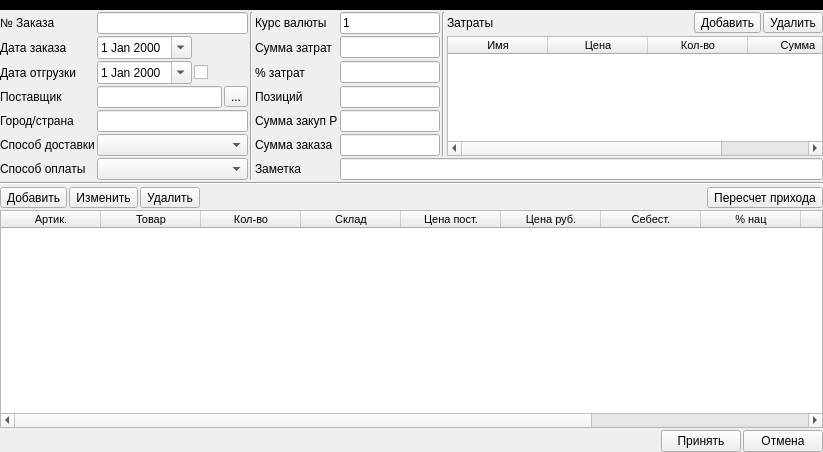
<?xml version="1.0" encoding="UTF-8"?>
<ui version="4.0">
 <class>MainWindow</class>
 <widget class="QMainWindow" name="MainWindow">
  <property name="geometry">
   <rect>
    <x>0</x>
    <y>0</y>
    <width>823</width>
    <height>452</height>
   </rect>
  </property>
  <property name="windowTitle">
   <string>Приход</string>
  </property>
  <widget class="QWidget" name="centralwidget">
   <layout class="QGridLayout" name="gridLayout_2">
    <property name="leftMargin">
     <number>0</number>
    </property>
    <property name="topMargin">
     <number>0</number>
    </property>
    <property name="rightMargin">
     <number>0</number>
    </property>
    <property name="bottomMargin">
     <number>0</number>
    </property>
    <property name="spacing">
     <number>2</number>
    </property>
    <item row="4" column="0">
     <widget class="QTableWidget" name="tw_position">
      <property name="font">
       <font>
        <family>Tahoma</family>
        <pointsize>8</pointsize>
       </font>
      </property>
      <property name="editTriggers">
       <set>QAbstractItemView::NoEditTriggers</set>
      </property>
      <property name="alternatingRowColors">
       <bool>true</bool>
      </property>
      <property name="selectionBehavior">
       <enum>QAbstractItemView::SelectRows</enum>
      </property>
      <attribute name="verticalHeaderVisible">
       <bool>true</bool>
      </attribute>
      <attribute name="verticalHeaderDefaultSectionSize">
       <number>20</number>
      </attribute>
      <attribute name="verticalHeaderMinimumSectionSize">
       <number>18</number>
      </attribute>
      <column>
       <property name="text">
        <string>Артик.</string>
       </property>
      </column>
      <column>
       <property name="text">
        <string>Товар</string>
       </property>
      </column>
      <column>
       <property name="text">
        <string>Кол-во</string>
       </property>
      </column>
      <column>
       <property name="text">
        <string>Склад</string>
       </property>
      </column>
      <column>
       <property name="text">
        <string>Цена пост.</string>
       </property>
      </column>
      <column>
       <property name="text">
        <string>Цена руб.</string>
       </property>
      </column>
      <column>
       <property name="text">
        <string>Себест.</string>
       </property>
      </column>
      <column>
       <property name="text">
        <string>% нац</string>
       </property>
      </column>
      <column>
       <property name="text">
        <string>Цена прод.</string>
       </property>
      </column>
      <column>
       <property name="text">
        <string>Сум. закуп.</string>
       </property>
      </column>
      <column>
       <property name="text">
        <string>Сум. себес.</string>
       </property>
      </column>
     </widget>
    </item>
    <item row="3" column="0">
     <layout class="QHBoxLayout" name="horizontalLayout_12">
      <property name="spacing">
       <number>2</number>
      </property>
      <item>
       <widget class="QToolButton" name="toolButton_11">
        <property name="text">
         <string>Добавить</string>
        </property>
       </widget>
      </item>
      <item>
       <widget class="QToolButton" name="toolButton_12">
        <property name="text">
         <string>Изменить</string>
        </property>
       </widget>
      </item>
      <item>
       <widget class="QToolButton" name="toolButton_13">
        <property name="text">
         <string>Удалить</string>
        </property>
       </widget>
      </item>
      <item>
       <spacer name="horizontalSpacer">
        <property name="orientation">
         <enum>Qt::Horizontal</enum>
        </property>
        <property name="sizeHint" stdset="0">
         <size>
          <width>40</width>
          <height>20</height>
         </size>
        </property>
       </spacer>
      </item>
      <item>
       <widget class="QToolButton" name="pb_calc">
        <property name="styleSheet">
         <string notr="true"/>
        </property>
        <property name="text">
         <string>Пересчет прихода</string>
        </property>
       </widget>
      </item>
     </layout>
    </item>
    <item row="1" column="0">
     <layout class="QGridLayout" name="gridLayout" rowstretch="0,0,0,0,0,0,0,0" columnstretch="0,0,0,0,0,0,1">
      <property name="spacing">
       <number>2</number>
      </property>
      <item row="5" column="1">
       <widget class="QLineEdit" name="le_city">
        <property name="readOnly">
         <bool>true</bool>
        </property>
       </widget>
      </item>
      <item row="6" column="1">
       <widget class="QComboBox" name="cb_shipping_method"/>
      </item>
      <item row="4" column="1">
       <layout class="QHBoxLayout" name="horizontalLayout_5">
        <property name="spacing">
         <number>2</number>
        </property>
        <item>
         <widget class="QLineEdit" name="le_vendor">
          <property name="maximumSize">
           <size>
            <width>130</width>
            <height>16777215</height>
           </size>
          </property>
          <property name="readOnly">
           <bool>true</bool>
          </property>
         </widget>
        </item>
        <item>
         <widget class="QToolButton" name="toolButton_5">
          <property name="text">
           <string>...</string>
          </property>
         </widget>
        </item>
       </layout>
      </item>
      <item row="1" column="0">
       <widget class="QLabel" name="label">
        <property name="text">
         <string>№ Заказа</string>
        </property>
       </widget>
      </item>
      <item row="3" column="0">
       <widget class="QLabel" name="label_14">
        <property name="text">
         <string>Дата отгрузки</string>
        </property>
       </widget>
      </item>
      <item row="7" column="4" colspan="3">
       <widget class="QLineEdit" name="le_note"/>
      </item>
      <item row="1" column="1">
       <widget class="QLineEdit" name="le_id">
        <property name="sizePolicy">
         <sizepolicy hsizetype="Expanding" vsizetype="Fixed">
          <horstretch>0</horstretch>
          <verstretch>0</verstretch>
         </sizepolicy>
        </property>
        <property name="maximumSize">
         <size>
          <width>157</width>
          <height>16777215</height>
         </size>
        </property>
        <property name="readOnly">
         <bool>true</bool>
        </property>
       </widget>
      </item>
      <item row="1" column="2" rowspan="7">
       <widget class="Line" name="line">
        <property name="sizePolicy">
         <sizepolicy hsizetype="Fixed" vsizetype="Minimum">
          <horstretch>0</horstretch>
          <verstretch>0</verstretch>
         </sizepolicy>
        </property>
        <property name="orientation">
         <enum>Qt::Vertical</enum>
        </property>
       </widget>
      </item>
      <item row="2" column="4">
       <widget class="QLineEdit" name="le_cost_sum">
        <property name="maximumSize">
         <size>
          <width>100</width>
          <height>16777215</height>
         </size>
        </property>
        <property name="readOnly">
         <bool>true</bool>
        </property>
       </widget>
      </item>
      <item row="1" column="4">
       <widget class="QLineEdit" name="le_rate">
        <property name="maximumSize">
         <size>
          <width>100</width>
          <height>16777215</height>
         </size>
        </property>
        <property name="text">
         <string>1</string>
        </property>
       </widget>
      </item>
      <item row="2" column="0">
       <widget class="QLabel" name="label_2">
        <property name="text">
         <string>Дата заказа</string>
        </property>
       </widget>
      </item>
      <item row="6" column="3">
       <widget class="QLabel" name="label_3">
        <property name="text">
         <string>Сумма заказа</string>
        </property>
       </widget>
      </item>
      <item row="1" column="3">
       <widget class="QLabel" name="label_6">
        <property name="text">
         <string>Курс валюты</string>
        </property>
       </widget>
      </item>
      <item row="5" column="3">
       <widget class="QLabel" name="label_4">
        <property name="text">
         <string>Сумма закуп Р</string>
        </property>
       </widget>
      </item>
      <item row="2" column="6" rowspan="5">
       <widget class="QTableWidget" name="tw_cost_position">
        <property name="font">
         <font>
          <family>Tahoma</family>
          <pointsize>8</pointsize>
         </font>
        </property>
        <property name="editTriggers">
         <set>QAbstractItemView::NoEditTriggers</set>
        </property>
        <property name="alternatingRowColors">
         <bool>true</bool>
        </property>
        <property name="selectionBehavior">
         <enum>QAbstractItemView::SelectRows</enum>
        </property>
        <attribute name="verticalHeaderVisible">
         <bool>false</bool>
        </attribute>
        <attribute name="verticalHeaderDefaultSectionSize">
         <number>18</number>
        </attribute>
        <attribute name="verticalHeaderMinimumSectionSize">
         <number>16</number>
        </attribute>
        <column>
         <property name="text">
          <string>Имя</string>
         </property>
        </column>
        <column>
         <property name="text">
          <string>Цена</string>
         </property>
        </column>
        <column>
         <property name="text">
          <string>Кол-во</string>
         </property>
        </column>
        <column>
         <property name="text">
          <string>Сумма</string>
         </property>
        </column>
       </widget>
      </item>
      <item row="3" column="1">
       <layout class="QHBoxLayout" name="horizontalLayout_10">
        <item>
         <widget class="QDateEdit" name="de_date_shipping">
          <property name="enabled">
           <bool>true</bool>
          </property>
          <property name="sizePolicy">
           <sizepolicy hsizetype="Maximum" vsizetype="Fixed">
            <horstretch>0</horstretch>
            <verstretch>0</verstretch>
           </sizepolicy>
          </property>
          <property name="calendarPopup">
           <bool>true</bool>
          </property>
         </widget>
        </item>
        <item>
         <widget class="QCheckBox" name="cb_received">
          <property name="sizePolicy">
           <sizepolicy hsizetype="Maximum" vsizetype="Fixed">
            <horstretch>0</horstretch>
            <verstretch>0</verstretch>
           </sizepolicy>
          </property>
          <property name="text">
           <string/>
          </property>
         </widget>
        </item>
        <item>
         <spacer name="horizontalSpacer_3">
          <property name="orientation">
           <enum>Qt::Horizontal</enum>
          </property>
          <property name="sizeHint" stdset="0">
           <size>
            <width>40</width>
            <height>20</height>
           </size>
          </property>
         </spacer>
        </item>
       </layout>
      </item>
      <item row="3" column="4">
       <widget class="QLineEdit" name="le_cost_percent">
        <property name="maximumSize">
         <size>
          <width>100</width>
          <height>16777215</height>
         </size>
        </property>
        <property name="readOnly">
         <bool>true</bool>
        </property>
       </widget>
      </item>
      <item row="1" column="5" rowspan="6">
       <widget class="Line" name="line_2">
        <property name="orientation">
         <enum>Qt::Vertical</enum>
        </property>
       </widget>
      </item>
      <item row="6" column="4">
       <widget class="QLineEdit" name="le_sum_all">
        <property name="maximumSize">
         <size>
          <width>100</width>
          <height>16777215</height>
         </size>
        </property>
        <property name="readOnly">
         <bool>true</bool>
        </property>
       </widget>
      </item>
      <item row="7" column="3">
       <widget class="QLabel" name="label_7">
        <property name="text">
         <string>Заметка</string>
        </property>
       </widget>
      </item>
      <item row="5" column="4">
       <widget class="QLineEdit" name="le_sum_ru">
        <property name="maximumSize">
         <size>
          <width>100</width>
          <height>16777215</height>
         </size>
        </property>
        <property name="readOnly">
         <bool>true</bool>
        </property>
       </widget>
      </item>
      <item row="4" column="0">
       <widget class="QLabel" name="label_9">
        <property name="text">
         <string>Поставщик</string>
        </property>
       </widget>
      </item>
      <item row="1" column="6">
       <layout class="QHBoxLayout" name="horizontalLayout_11">
        <property name="spacing">
         <number>2</number>
        </property>
        <item>
         <widget class="QLabel" name="label_15">
          <property name="text">
           <string>Затраты</string>
          </property>
          <property name="alignment">
           <set>Qt::AlignLeading|Qt::AlignLeft|Qt::AlignVCenter</set>
          </property>
         </widget>
        </item>
        <item>
         <widget class="QToolButton" name="toolButton_10">
          <property name="text">
           <string>Добавить</string>
          </property>
         </widget>
        </item>
        <item>
         <widget class="QToolButton" name="toolButton_9">
          <property name="text">
           <string>Удалить</string>
          </property>
         </widget>
        </item>
       </layout>
      </item>
      <item row="4" column="4">
       <widget class="QLineEdit" name="le_value_sum">
        <property name="maximumSize">
         <size>
          <width>100</width>
          <height>16777215</height>
         </size>
        </property>
        <property name="readOnly">
         <bool>true</bool>
        </property>
       </widget>
      </item>
      <item row="3" column="3">
       <widget class="QLabel" name="label_13">
        <property name="text">
         <string>% затрат</string>
        </property>
       </widget>
      </item>
      <item row="2" column="1">
       <layout class="QHBoxLayout" name="horizontalLayout_9">
        <property name="spacing">
         <number>2</number>
        </property>
        <item>
         <widget class="QDateEdit" name="de_date_order">
          <property name="sizePolicy">
           <sizepolicy hsizetype="Maximum" vsizetype="Fixed">
            <horstretch>0</horstretch>
            <verstretch>0</verstretch>
           </sizepolicy>
          </property>
          <property name="calendarPopup">
           <bool>true</bool>
          </property>
         </widget>
        </item>
        <item>
         <spacer name="horizontalSpacer_2">
          <property name="orientation">
           <enum>Qt::Horizontal</enum>
          </property>
          <property name="sizeHint" stdset="0">
           <size>
            <width>40</width>
            <height>20</height>
           </size>
          </property>
         </spacer>
        </item>
       </layout>
      </item>
      <item row="4" column="3">
       <widget class="QLabel" name="label_5">
        <property name="text">
         <string>Позиций</string>
        </property>
       </widget>
      </item>
      <item row="7" column="0">
       <widget class="QLabel" name="label_11">
        <property name="text">
         <string>Способ оплаты</string>
        </property>
       </widget>
      </item>
      <item row="6" column="0">
       <widget class="QLabel" name="label_12">
        <property name="text">
         <string>Способ доставки</string>
        </property>
       </widget>
      </item>
      <item row="7" column="1">
       <widget class="QComboBox" name="cb_pay_method"/>
      </item>
      <item row="5" column="0">
       <widget class="QLabel" name="label_10">
        <property name="text">
         <string>Город/страна</string>
        </property>
       </widget>
      </item>
      <item row="2" column="3">
       <widget class="QLabel" name="label_8">
        <property name="text">
         <string>Сумма затрат</string>
        </property>
       </widget>
      </item>
     </layout>
    </item>
    <item row="2" column="0">
     <widget class="Line" name="line_3">
      <property name="orientation">
       <enum>Qt::Horizontal</enum>
      </property>
     </widget>
    </item>
    <item row="0" column="0">
     <widget class="QWidget" name="widget" native="true">
      <property name="minimumSize">
       <size>
        <width>0</width>
        <height>10</height>
       </size>
      </property>
      <property name="styleSheet">
       <string notr="true">background-color: rgb(0, 0, 0);</string>
      </property>
     </widget>
    </item>
    <item row="5" column="0">
     <layout class="QHBoxLayout" name="horizontalLayout_4">
      <item>
       <spacer name="horizontalSpacer_4">
        <property name="orientation">
         <enum>Qt::Horizontal</enum>
        </property>
        <property name="sizeHint" stdset="0">
         <size>
          <width>40</width>
          <height>20</height>
         </size>
        </property>
       </spacer>
      </item>
      <item>
       <widget class="QPushButton" name="pb_acc">
        <property name="text">
         <string>Принять</string>
        </property>
       </widget>
      </item>
      <item>
       <widget class="QPushButton" name="pb_can">
        <property name="text">
         <string>Отмена</string>
        </property>
       </widget>
      </item>
     </layout>
    </item>
   </layout>
  </widget>
 </widget>
 <resources/>
 <connections>
  <connection>
   <sender>toolButton_5</sender>
   <signal>clicked()</signal>
   <receiver>MainWindow</receiver>
   <slot>ui_view_vendor()</slot>
   <hints>
    <hint type="sourcelabel">
     <x>247</x>
     <y>103</y>
    </hint>
    <hint type="destinationlabel">
     <x>230</x>
     <y>-51</y>
    </hint>
   </hints>
  </connection>
  <connection>
   <sender>toolButton_10</sender>
   <signal>clicked()</signal>
   <receiver>MainWindow</receiver>
   <slot>ui_add_cost()</slot>
   <hints>
    <hint type="sourcelabel">
     <x>683</x>
     <y>16</y>
    </hint>
    <hint type="destinationlabel">
     <x>684</x>
     <y>-30</y>
    </hint>
   </hints>
  </connection>
  <connection>
   <sender>toolButton_11</sender>
   <signal>clicked()</signal>
   <receiver>MainWindow</receiver>
   <slot>ui_add_position()</slot>
   <hints>
    <hint type="sourcelabel">
     <x>34</x>
     <y>191</y>
    </hint>
    <hint type="destinationlabel">
     <x>-70</x>
     <y>185</y>
    </hint>
   </hints>
  </connection>
  <connection>
   <sender>tw_cost_position</sender>
   <signal>cellDoubleClicked(int,int)</signal>
   <receiver>MainWindow</receiver>
   <slot>ui_change_cost()</slot>
   <hints>
    <hint type="sourcelabel">
     <x>513</x>
     <y>84</y>
    </hint>
    <hint type="destinationlabel">
     <x>532</x>
     <y>-43</y>
    </hint>
   </hints>
  </connection>
  <connection>
   <sender>toolButton_9</sender>
   <signal>clicked()</signal>
   <receiver>MainWindow</receiver>
   <slot>ui_del_cost()</slot>
   <hints>
    <hint type="sourcelabel">
     <x>748</x>
     <y>21</y>
    </hint>
    <hint type="destinationlabel">
     <x>739</x>
     <y>-84</y>
    </hint>
   </hints>
  </connection>
  <connection>
   <sender>toolButton_12</sender>
   <signal>clicked()</signal>
   <receiver>MainWindow</receiver>
   <slot>ui_change_position()</slot>
   <hints>
    <hint type="sourcelabel">
     <x>85</x>
     <y>187</y>
    </hint>
    <hint type="destinationlabel">
     <x>150</x>
     <y>-111</y>
    </hint>
   </hints>
  </connection>
  <connection>
   <sender>tw_position</sender>
   <signal>cellDoubleClicked(int,int)</signal>
   <receiver>MainWindow</receiver>
   <slot>ui_change_position()</slot>
   <hints>
    <hint type="sourcelabel">
     <x>274</x>
     <y>263</y>
    </hint>
    <hint type="destinationlabel">
     <x>307</x>
     <y>-132</y>
    </hint>
   </hints>
  </connection>
  <connection>
   <sender>toolButton_13</sender>
   <signal>clicked()</signal>
   <receiver>MainWindow</receiver>
   <slot>ui_del_position()</slot>
   <hints>
    <hint type="sourcelabel">
     <x>174</x>
     <y>184</y>
    </hint>
    <hint type="destinationlabel">
     <x>180</x>
     <y>-132</y>
    </hint>
   </hints>
  </connection>
  <connection>
   <sender>pb_calc</sender>
   <signal>clicked()</signal>
   <receiver>MainWindow</receiver>
   <slot>ui_calc_supply()</slot>
   <hints>
    <hint type="sourcelabel">
     <x>756</x>
     <y>190</y>
    </hint>
    <hint type="destinationlabel">
     <x>840</x>
     <y>191</y>
    </hint>
   </hints>
  </connection>
  <connection>
   <sender>pb_acc</sender>
   <signal>clicked()</signal>
   <receiver>MainWindow</receiver>
   <slot>ui_acc()</slot>
   <hints>
    <hint type="sourcelabel">
     <x>664</x>
     <y>439</y>
    </hint>
    <hint type="destinationlabel">
     <x>662</x>
     <y>462</y>
    </hint>
   </hints>
  </connection>
  <connection>
   <sender>pb_can</sender>
   <signal>clicked()</signal>
   <receiver>MainWindow</receiver>
   <slot>ui_can()</slot>
   <hints>
    <hint type="sourcelabel">
     <x>741</x>
     <y>438</y>
    </hint>
    <hint type="destinationlabel">
     <x>738</x>
     <y>517</y>
    </hint>
   </hints>
  </connection>
 </connections>
 <slots>
  <slot>ui_view_vendor()</slot>
  <slot>ui_add_cost()</slot>
  <slot>ui_add_position()</slot>
  <slot>ui_change_cost()</slot>
  <slot>ui_del_cost()</slot>
  <slot>ui_change_position()</slot>
  <slot>ui_del_position()</slot>
  <slot>ui_calc_supply()</slot>
  <slot>ui_acc()</slot>
  <slot>ui_can()</slot>
 </slots>
</ui>
